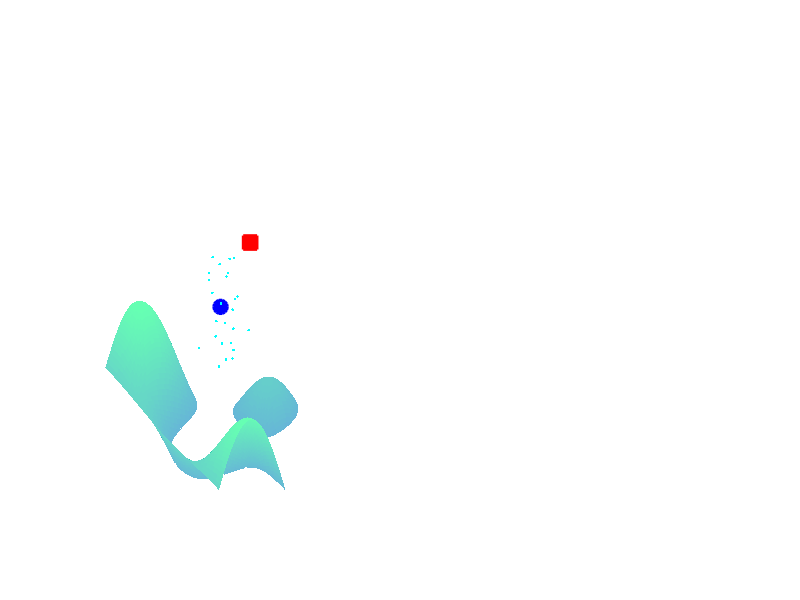

This chart was generated by the following MATLAB code: (Note: this script raises an error after producing the figure.)
%% StandaloneSimulation.m
%  ========================================================================
%  UNDERWATER DRONE HIDE & SEEK — STANDALONE SINGLE-FILE SIMULATION
%  ========================================================================
%  Copy and paste this ENTIRE code into a single file named:
%      StandaloneSimulation.m
%  in MATLAB / MATLAB Online, then click RUN!
%
%  Features:
%    - Self-contained 3D Bathymetry & Underwater Terrain (no external map files needed)
%    - Seeker AUV: Search -> Track -> Pursue AI with Particle Filter sonar tracking
%    - Hider AUV: Hide -> Silent -> Evade AI with stealth thermocline depth usage
%    - Real-time 4-panel dark-mode animated 3D visualizer HUD
%  ========================================================================

function StandaloneSimulation()
    clc; close all;
    fprintf('================================═════════════════════\n');
    fprintf('   UNDERWATER DRONE HIDE & SEEK (Standalone Mode)   \n');
    fprintf('================================═════════════════════\n\n');

    %% 1. Simulation Parameters
    maxTime       = 300;     % Max game time (sec)
    dt            = 0.5;     % Time step (sec)
    captureRadius = 8.0;     % Capture distance (m)
    sonarRange    = 70.0;    % Seeker sonar range (m)

    %% 2. Environment Setup (Synthetic 3D Ocean Bathymetry)
    gridSize = [200, 200, 100]; % [X, Y, Z] in meters (Z from -100 to 0)
    [Xg, Yg] = meshgrid(1:2:200, 1:2:200);
    Z_seabed = -100 + 25*sin(Xg/30).*cos(Yg/30) + 15*cos(Xg/50); % 3D underwater peaks

    %% 3. Initial States: [x, y, z, heading]
    seekerPose = [10,  10,  -20, 0];
    hiderPose  = [180, 180, -65, pi];

    seekerVel = 3.5; % m/s
    hiderVel  = 2.8; % m/s

    % Seeker AI State: 1 = Search, 2 = Track, 3 = Pursue
    seekerState = 1;
    stateNames  = {'SEARCH', 'TRACK', 'PURSUE'};

    % Hider AI State: 1 = Hide, 2 = Silent, 3 = Evade
    hiderState  = 1;
    hiderNames  = {'HIDE', 'SILENT', 'EVADE'};

    %% 4. Particle Filter Setup (50 particles)
    numParticles = 50;
    particles    = repmat(seekerPose(1:3), numParticles, 1) + randn(numParticles, 3)*15;
    weights      = ones(numParticles, 1) / numParticles;

    %% 5. Setup Visualization Dashboard
    fig = figure('Name', 'Underwater Drone Hide & Seek', 'Color', [0.08 0.1 0.15], ...
                 'Position', [100, 100, 1200, 800]);

    % Main 3D Panel
    ax3D = subplot(2, 2, [1 3], 'Parent', fig);
    surf(ax3D, Xg, Yg, Z_seabed, 'EdgeColor', 'none', 'FaceAlpha', 0.6);
    hold(ax3D, 'on'); colormap(ax3D, 'winter');
    grid(ax3D, 'on'); set(ax3D, 'Color', [0.05 0.07 0.12], 'XColor', 'w', 'YColor', 'w', 'ZColor', 'w');
    xlabel(ax3D, 'X (m)'); ylabel(ax3D, 'Y (m)'); zlabel(ax3D, 'Z (Depth m)');
    title(ax3D, '3D Ocean Arena — Autonomous AUV Battle', 'Color', 'w', 'FontSize', 14);
    axis(ax3D, [0 200 0 200 -100 0]);
    view(ax3D, [-37.5, 30]);

    % Graphics handles
    hSeeker  = plot3(ax3D, seekerPose(1), seekerPose(2), seekerPose(3), 'bo', 'MarkerSize', 10, 'LineWidth', 2, 'MarkerFaceColor', 'b');
    hHider   = plot3(ax3D, hiderPose(1), hiderPose(2), hiderPose(3), 'rs', 'MarkerSize', 10, 'LineWidth', 2, 'MarkerFaceColor', 'r');
    hSeekerT = plot3(ax3D, seekerPose(1), seekerPose(2), seekerPose(3), 'b-', 'LineWidth', 1.5);
    hHiderT  = plot3(ax3D, hiderPose(1), hiderPose(2), hiderPose(3), 'r--', 'LineWidth', 1.5);
    hParts   = plot3(ax3D, particles(:,1), particles(:,2), particles(:,3), 'c.', 'MarkerSize', 6);

    seekerHist = seekerPose(1:3);
    hiderHist  = hiderPose(1:3);

    % Distance Plot Panel
    axDist = subplot(2, 2, 2, 'Parent', fig);
    set(axDist, 'Color', [0.05 0.07 0.12], 'XColor', 'w', 'YColor', 'w');
    hold(axDist, 'on'); grid(axDist, 'on');
    title(axDist, 'Inter-Drone Distance (m)', 'Color', 'w');
    hDistLine = plot(axDist, 0, norm(seekerPose(1:3)-hiderPose(1:3)), 'g-', 'LineWidth', 2);
    yline(axDist, captureRadius, 'r--', 'Capture Threshold', 'Color', 'r');
    xlabel(axDist, 'Time (s)'); ylabel(axDist, 'Distance (m)');

    % HUD Text Panel
    axHUD = subplot(2, 2, 4, 'Parent', fig);
    axis(axHUD, 'off');
    set(axHUD, 'Color', [0.05 0.07 0.12]);
    hHudText = text(axHUD, 0.05, 0.5, '', 'Color', 'w', 'FontSize', 12, 'FontName', 'Courier', 'Interpreter', 'none');

    timeHist = 0;
    distHist = norm(seekerPose(1:3)-hiderPose(1:3));

    %% 6. Main Simulation Loop
    t = 0;
    captured = false;

    % Random search waypoints for Seeker
    waypoints = [30 30 -30; 150 40 -40; 160 160 -50; 40 160 -30];
    wpIdx = 1;

    while t < maxTime && ishandle(fig)
        t = t + dt;

        % Real distance between drones
        trueDist = norm(seekerPose(1:3) - hiderPose(1:3));

        % Check sonar detection (acoustic ray propagation)
        detected = (trueDist <= sonarRange);
        if hiderState == 2 % Silent mode reduces detection range
            detected = (trueDist <= sonarRange * 0.4);
        end

        %% ---- Seeker AI Finite State Machine ----
        if detected
            if trueDist < 25
                seekerState = 3; % PURSUE
            else
                seekerState = 2; % TRACK
            end
        else
            seekerState = 1;     % SEARCH
        end

        % Seeker Motion Logic
        switch seekerState
            case 1 % SEARCH: Follow waypoints
                target = waypoints(wpIdx, :);
                if norm(seekerPose(1:3) - target) < 10
                    wpIdx = mod(wpIdx, size(waypoints,1)) + 1;
                end
                dirVec = (target - seekerPose(1:3)) / norm(target - seekerPose(1:3));

            case 2 % TRACK: Move toward estimated target from Particle Filter
                estTarget = mean(particles, 1);
                dirVec = (estTarget - seekerPose(1:3)) / norm(estTarget - seekerPose(1:3));

            case 3 % PURSUE: Direct high-speed intercept
                dirVec = (hiderPose(1:3) - seekerPose(1:3)) / trueDist;
        end

        seekerPose(1:3) = seekerPose(1:3) + dirVec * seekerVel * dt;
        seekerPose(3)   = max(-90, min(-10, seekerPose(3))); % Enforce ocean bounds

        %% ---- Hider AI Finite State Machine ----
        if trueDist < 20
            hiderState = 3; % EVADE
        elseif trueDist < 50
            hiderState = 2; % SILENT
        else
            hiderState = 1; % HIDE
        end

        % Hider Motion Logic
        switch hiderState
            case 1 % HIDE: Move toward deep thermocline trench
                hideTarget = [170, 170, -75];
                dirH = (hideTarget - hiderPose(1:3)) / (norm(hideTarget - hiderPose(1:3)) + 1e-5);

            case 2 % SILENT: Slow quiet movement
                dirH = [-dirVec(1), -dirVec(2), -0.2];
                dirH = dirH / norm(dirH);

            case 3 % EVADE: High-speed evasive maneuver away from Seeker
                dirH = (hiderPose(1:3) - seekerPose(1:3)) / trueDist;
                dirH(3) = -0.5; % Dive deeper
                dirH = dirH / norm(dirH);
        end

        currHVel = hiderVel * (1.2 * (hiderState==3) + 0.5 * (hiderState==2) + 1.0 * (hiderState==1));
        hiderPose(1:3) = hiderPose(1:3) + dirH * currHVel * dt;
        hiderPose(3)   = max(-95, min(-15, hiderPose(3)));

        %% ---- Particle Filter Update ----
        if detected
            measurement = hiderPose(1:3) + randn(1,3)*3.0;
        else
            measurement = seekerPose(1:3) + randn(1,3)*25.0;
        end

        % Motion update
        particles = particles + randn(numParticles, 3)*1.2;
        % Weight update
        distsP = vecnorm(particles - measurement, 2, 2);
        weights = exp(-distsP.^2 / (2*15^2));
        weights = weights / sum(weights);
        % Resample
        indices = drawRandomIdx(weights, numParticles);
        particles = particles(indices, :);

        %% ---- Check Capture Condition ----
        if trueDist <= captureRadius
            captured = true;
        end

        %% ---- Update Graphics ----
        seekerHist(end+1, :) = seekerPose(1:3); %#ok<AGROW>
        hiderHist(end+1,  :) = hiderPose(1:3);  %#ok<AGROW>

        set(hSeeker,  'XData', seekerPose(1), 'YData', seekerPose(2), 'ZData', seekerPose(3));
        set(hHider,   'XData', hiderPose(1),  'YData', hiderPose(2),  'ZData', hiderPose(3));
        set(hSeekerT, 'XData', seekerHist(:,1), 'YData', seekerHist(:,2), 'ZData', seekerHist(:,3));
        set(hHiderT,  'XData', hiderHist(:,1),  'YData', hiderHist(:,2),  'ZData', hiderHist(:,3));
        set(hParts,   'XData', particles(:,1),  'YData', particles(:,2),  'ZData', particles(:,3));

        timeHist(end+1) = t; %#ok<AGROW>
        distHist(end+1) = trueDist; %#ok<AGROW>
        set(hDistLine, 'XData', timeHist, 'YData', distHist);

        % Update HUD text
        hudStr = sprintf([ ...
            'STATUS TELEMETRY HUD\n' ...
            '-----------------------------------\n' ...
            'Time Elapsed   : %6.1f s / %d s\n' ...
            'Distance       : %6.1f m\n' ...
            'Sonar Signal   : %s\n' ...
            'Seeker AI Mode : %s\n' ...
            'Hider AI Mode  : %s\n' ...
            '-----------------------------------\n'], ...
            t, maxTime, trueDist, iff(detected, 'ACQUIRED [LOCKED]', 'SEARCHING...'), ...
            stateNames{seekerState}, hiderNames{hiderState});

        if captured
            hudStr = [hudStr sprintf('\n*** RESULT: SEEKER CAPTURED HIDER! ***\n')];
        end

        set(hHudText, 'String', hudStr);
        drawnow;

        if captured
            fprintf('\n>>> CAPTURE! Seeker intercepted Hider at t = %.1f s <<<\n\n', t);
            break;
        end
    end

    if ~captured && t >= maxTime
        fprintf('\n>>> HIDER WINS! Survived full %d seconds <<<\n\n', maxTime);
    end
end

%% Helper Functions
function indices = drawRandomIdx(weights, N)
    edges = [0; cumsum(weights)];
    edges(end) = 1.0;
    u = rand(N, 1);
    indices = zeros(N, 1);
    for i = 1:N
        idx = find(u(i) >= edges(1:end-1) & u(i) < edges(2:end), 1);
        if isempty(idx), idx = N; end
        indices(i) = idx;
    end
end

function res = iff(cond, valTrue, valFalse)
    if cond, res = valTrue; else, res = valFalse; end
end
